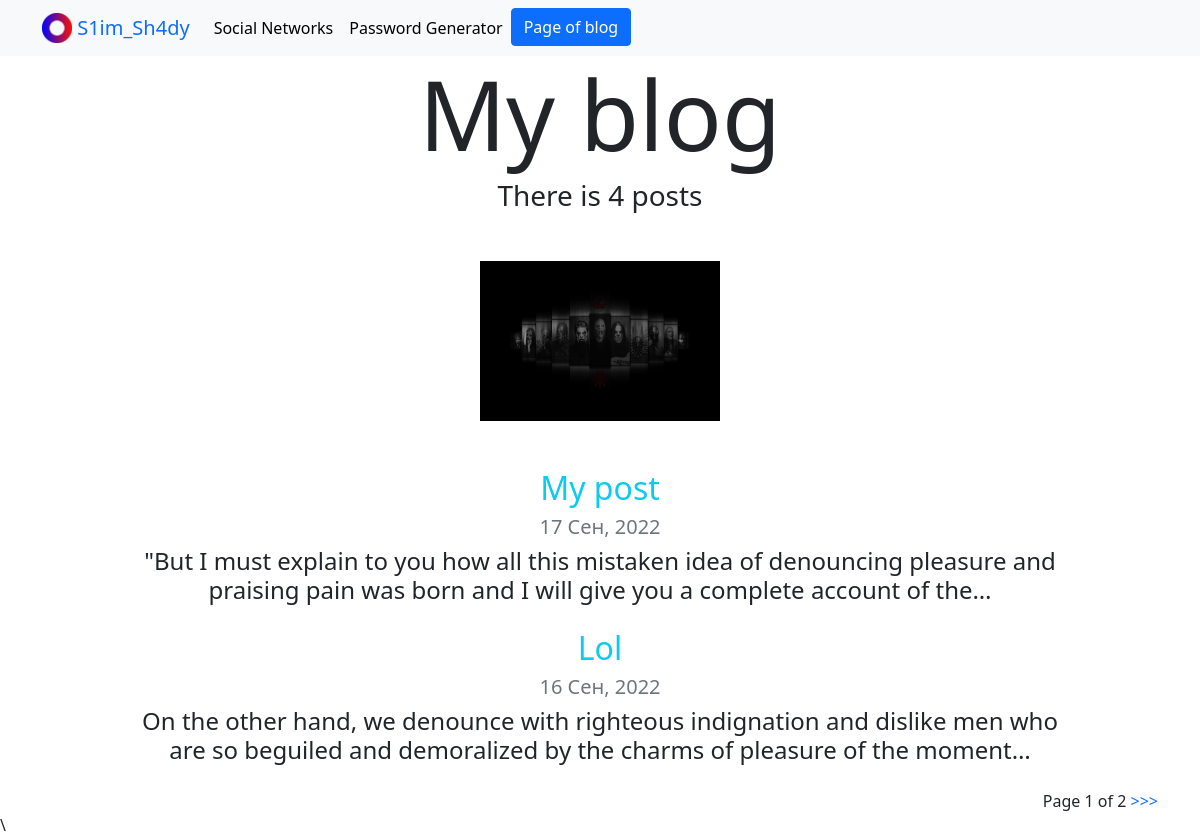
Screenshot of /blog/ with the database file from the repository.
### blog/models.py (models this page shows, shortened)
class Blog(models.Model):
    title = models.CharField(max_length=100)
    date = models.DateField(default=timezone.now)
    description = models.TextField()
    class Meta:
        ordering = ('-date',)

### blog/views.py (the view)
# urls.py: path('', views.all_blogs, name='all_blogs'),
def all_blogs(request):
    blogs = Blog.objects.all()
    paginator = Paginator(blogs, 2)  # По 3 статьи на каждой странице
    try:
        page = request.GET.get('page')  # извлекаем из запроса GET-параметр page, который указывает текущую страницу
    except:
        page = 1
        raise Exception
    try:
        posts = paginator.page(page)
    except PageNotAnInteger:
        posts = paginator.page(1)
    except EmptyPage:
        posts = paginator.page(paginator.num_pages)
    return render(request, 'blog/all_blogs.html', context={'blogs': blogs,
                                                           'page': page,
                                                           'posts': posts})

### templates/blog/all_blogs.html (shortened to what this page needs)
{% extends 'base.html' %}
{% load static %}
{% block content %}
        <h1 id="blog-title" class="font-weight-bold text-center">My blog</h1>
        <h3 class="text-center mb-5">There is {{ blogs.count }} post{{ blogs.count|pluralize }}</h3>
        <div class="text-center img-fluid mb-2"><img src="{% static 'Slipknot.jpg' %}" width="240" height="160"></div><br>
        <div class="text-break text-center">
            {% for blog in posts.object_list %}
                <div class="row justify-content-center my-3">
                    <div class="col-md-10">
                        <a href="{% url "blog:details" blog.id %}" style="text-decoration:none">
                            <h2 class="btn-outline-info">{{ blog.title }}</h2>
                        </a>
                        <h5 class="text-muted">{{ blog.date|date:'d M, Y' }}</h5>
                        <h4>{{ blog.description|striptags|truncatechars:150 }}</h4>
                    </div>
                </div>
            {% endfor %}
        </div>
        {% if posts.has_other_pages %}
            <div class="pagination justify-content-end">
                <span class="step-links">
                    <span>
                        Page {{ posts.number }} of {{ posts.paginator.num_pages }}
                    </span>
                    {% if posts.has_next %}
                        <a role="button" href="?page={{ posts.next_page_number }}"
                           style="text-decoration:none">&gt&gt&gt</a>
                    {% endif %}
                </span>
            </div>
        {% endif %}
{% endblock %}

### portfolio/static/custom.css (style rules this page uses)
body { font-family: 'Lato', sans-serif; }
#blog-title { font-size: 6rem; }

### rows the page displays
Blog: title "My post", date "17 Сен, 2022", description "\"But I must explain to you how all this mistaken idea of denouncing pleasure and praising pain was born and I will give you a complete account of the…"
Blog: title "Lol", date "16 Сен, 2022", description "On the other hand, we denounce with righteous indignation and dislike men who are so beguiled and demoralized by the charms of pleasure of the moment…"

### other values shown
{{ blogs.count }} "4"
{{ posts.number }} "1"
{{ posts.paginator.num_pages }} "2"
